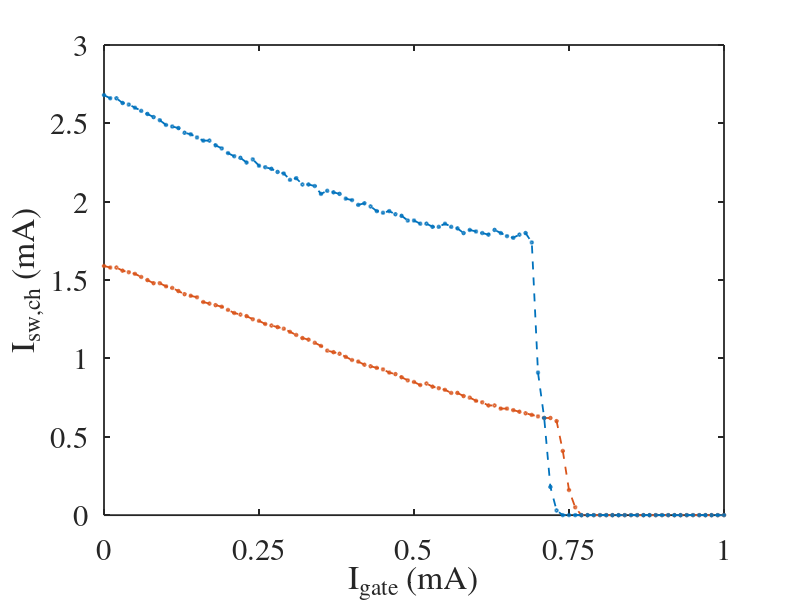

The MATLAB source for this figure: (Note: this script raises an error after producing the figure.)
clc;        clear all;      close all;      root=cd;  

%% 
cd('wTron24_II');
load('Isw_curve 2023-09-15 17-24-24 wTron-sample2_wTron-2um-4um_IV-meas-F4-F2.mat');    Ib_gate1=Ib_gate;       Isw_ch1=Isw_ch;
figure(1);   plot(Ib_gate1*1e3,Isw_ch1*1e3,'--o','Color',[0.8500, 0.3250, 0.0980],'linewidth',1.3,'MarkerSize',2);        hold on;
cd(root);       cd('wTron28_II');
load('Isw_curve 2023-09-17 16-14-51 wTron-sample2_wTron-2um-8um_IV-meas-F6-F7.mat');    Ib_gate2=Ib_gate;       Isw_ch2=Isw_ch;
figure(1);   plot(Ib_gate2*1e3,Isw_ch2*1e3,'--o','Color',[0 0.4470 0.7410],'linewidth',1.3,'MarkerSize',2);        hold on;
xlim([0 1]);    xlabel('I_{gate} (mA)','FontSize',22);          ylabel('I_{sw,ch} (mA)','FontSize',22);     yticks(0:0.5:3);     xticks(0:0.25:1);	set(gca,'LineWidth',1.3,'fontsize',22,'FontName','times');     cd(root);       

%% curve-fitting: linear-exponential
% linear-1: 2um-0.77, 4um-1.59; 2um-0.73, 8um-2.66
x1=0;     y1=1.59;     x2=0.73;       y2=0.6;       x3=0.77;       y3=0;            m1=(y1-y2)/(x1-x2);
x11=0;   y11=2.68;  x12=0.69;     y12=1.74;    x13=0.74;     y13=0;       m11=(y11-y12)/(x11-x12);
alpha=-0.5*(m1+m11);        Isw_ch=y11-alpha*x12;           %Eq1: current crowding factor --> 1.36    
% exponential
% % q = a*exp(b*p);       --> a = y2, b = 64.445 (hotspot suppression factor)
p1=x2-Ib_gate1(74:78)*1e3;      q1=Isw_ch1(74:78)*1e3;
p2=x12-Ib_gate2(70:75)*1e3;    q2=Isw_ch2(70:75)*1e3;
f1=fit(p1',q1','exp1');     %disp(f1);
f2=fit(p2',q2','exp1');     %disp(f2);

figure(1);  
% graph-1
alpha=1.3592;               beta=6.5e4;  
Isw_ch1_fitted1=Isw_ch1(1)-alpha*Ib_gate1(1:73);
Isw_ch1_fitted2=Isw_ch1(74)*exp(beta*(Ib_gate1(74)-Ib_gate1(74:end)));
Isw_ch1_fitted=[Isw_ch1_fitted1 Isw_ch1_fitted2];
plot(Ib_gate1*1e3,Isw_ch1_fitted*1e3,'--','Color','k','linewidth',0.9);       hold on;
% graph-2
Isw_ch2_fitted1=Isw_ch2(1)-alpha*Ib_gate2(1:69);
Isw_ch2_fitted2=Isw_ch2(70)*exp(beta*(Ib_gate2(70)-Ib_gate2(70:end)));
Isw_ch2_fitted=[Isw_ch2_fitted1 Isw_ch2_fitted2];
plot(Ib_gate2*1e3,Isw_ch2_fitted*1e3,'--','Color','k','linewidth',0.75);
legend({'ck 2\mum, ch 4\mum','ck 2\mum, ch 7\mum','fitted'},'Location','northeast','FontSize',18); legend boxoff
% ax = gca;   exportgraphics(ax,'Fig1c.pdf','BackgroundColor','none');
